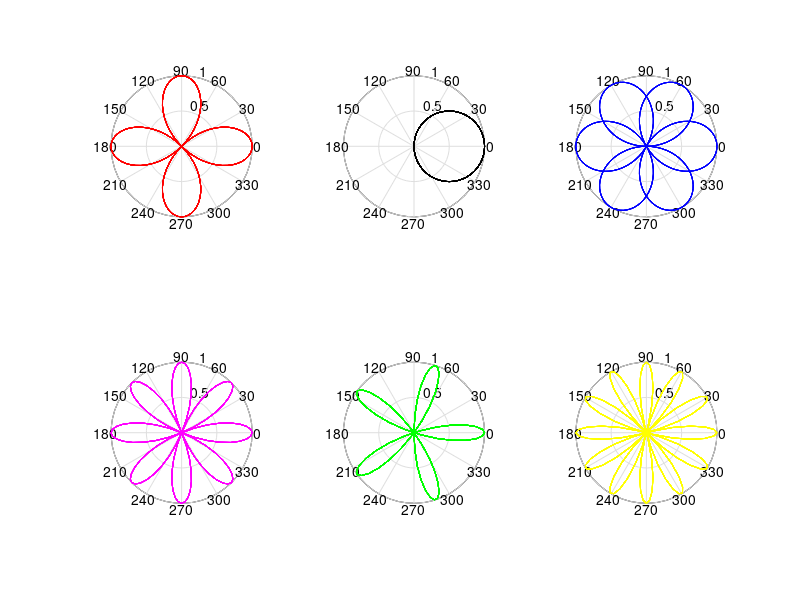

Write the MATLAB code that produced this figure.
%to create polar plot
t=0:pi/64:10*2*pi;
subplot(2,3,1);
polar(t,cos(2*t),'r');
subplot(2,3,2);
polar(t,cos(1*t),'black');
subplot(2,3,3);
polar(t,cos(3/2*t),'b');
subplot(2,3,4);
polar(t,cos(4*t),'magenta');
subplot(2,3,5);
polar(t,cos(5*t),'g');
subplot(2,3,6);
polar(t,cos(6*t),'yellow');